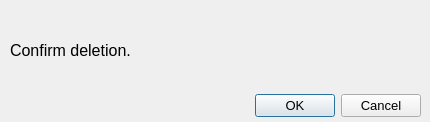
<?xml version="1.0" encoding="UTF-8"?>
<ui version="4.0">
 <class>Dialog</class>
 <widget class="QDialog" name="Dialog">
  <property name="geometry">
   <rect>
    <x>0</x>
    <y>0</y>
    <width>430</width>
    <height>122</height>
   </rect>
  </property>
  <property name="windowTitle">
   <string>Confirm</string>
  </property>
  <widget class="QDialogButtonBox" name="buttonBox">
   <property name="geometry">
    <rect>
     <x>200</x>
     <y>90</y>
     <width>221</width>
     <height>32</height>
    </rect>
   </property>
   <property name="font">
    <font>
     <pointsize>10</pointsize>
    </font>
   </property>
   <property name="orientation">
    <enum>Qt::Horizontal</enum>
   </property>
   <property name="standardButtons">
    <set>QDialogButtonBox::Cancel|QDialogButtonBox::Ok</set>
   </property>
  </widget>
  <widget class="QLabel" name="label">
   <property name="geometry">
    <rect>
     <x>10</x>
     <y>10</y>
     <width>411</width>
     <height>81</height>
    </rect>
   </property>
   <property name="font">
    <font>
     <pointsize>12</pointsize>
    </font>
   </property>
   <property name="text">
    <string>Confirm deletion.</string>
   </property>
   <property name="wordWrap">
    <bool>true</bool>
   </property>
  </widget>
 </widget>
 <resources/>
 <connections>
  <connection>
   <sender>buttonBox</sender>
   <signal>accepted()</signal>
   <receiver>Dialog</receiver>
   <slot>accept()</slot>
   <hints>
    <hint type="sourcelabel">
     <x>248</x>
     <y>254</y>
    </hint>
    <hint type="destinationlabel">
     <x>157</x>
     <y>274</y>
    </hint>
   </hints>
  </connection>
  <connection>
   <sender>buttonBox</sender>
   <signal>rejected()</signal>
   <receiver>Dialog</receiver>
   <slot>reject()</slot>
   <hints>
    <hint type="sourcelabel">
     <x>316</x>
     <y>260</y>
    </hint>
    <hint type="destinationlabel">
     <x>286</x>
     <y>274</y>
    </hint>
   </hints>
  </connection>
 </connections>
</ui>
